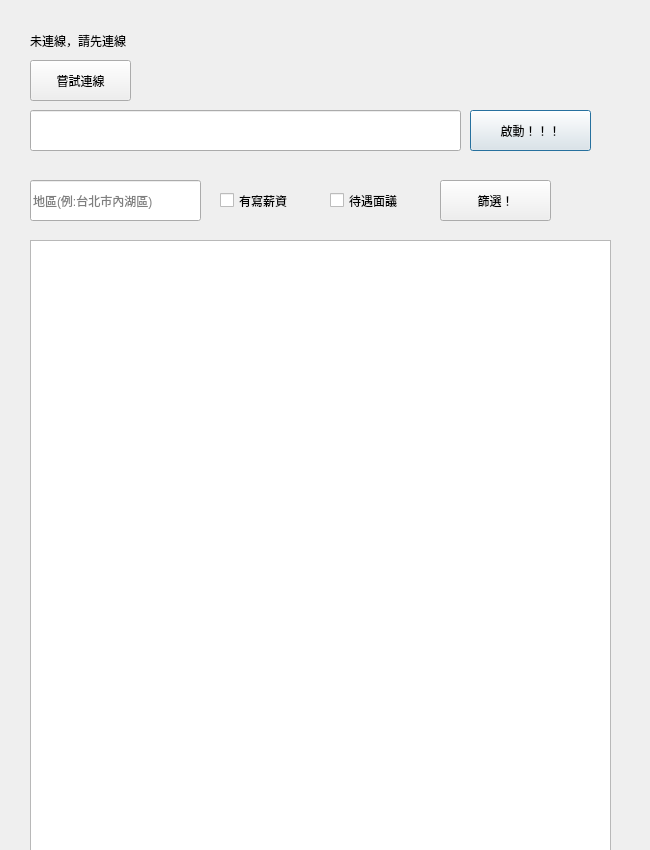
<?xml version="1.0" encoding="UTF-8"?>
<ui version="4.0">
 <class>dialog</class>
 <widget class="QDialog" name="dialog">
  <property name="geometry">
   <rect>
    <x>0</x>
    <y>0</y>
    <width>650</width>
    <height>850</height>
   </rect>
  </property>
  <property name="sizePolicy">
   <sizepolicy hsizetype="Minimum" vsizetype="Maximum">
    <horstretch>0</horstretch>
    <verstretch>0</verstretch>
   </sizepolicy>
  </property>
  <property name="minimumSize">
   <size>
    <width>650</width>
    <height>850</height>
   </size>
  </property>
  <property name="maximumSize">
   <size>
    <width>650</width>
    <height>850</height>
   </size>
  </property>
  <property name="windowTitle">
   <string>Dialog</string>
  </property>
  <widget class="QLabel" name="output">
   <property name="geometry">
    <rect>
     <x>30</x>
     <y>20</y>
     <width>551</width>
     <height>41</height>
    </rect>
   </property>
   <property name="styleSheet">
    <string notr="true">font: 12pt &quot;新細明體&quot;;</string>
   </property>
   <property name="text">
    <string>未連線，請先連線</string>
   </property>
  </widget>
  <widget class="QLineEdit" name="lineEdit">
   <property name="geometry">
    <rect>
     <x>30</x>
     <y>110</y>
     <width>431</width>
     <height>41</height>
    </rect>
   </property>
   <property name="styleSheet">
    <string notr="true">font: 18pt &quot;新細明體&quot;;</string>
   </property>
   <property name="maxLength">
    <number>100</number>
   </property>
  </widget>
  <widget class="QPushButton" name="activate">
   <property name="geometry">
    <rect>
     <x>470</x>
     <y>110</y>
     <width>121</width>
     <height>41</height>
    </rect>
   </property>
   <property name="styleSheet">
    <string notr="true">font: 12pt &quot;新細明體&quot;;</string>
   </property>
   <property name="text">
    <string>啟動！！！</string>
   </property>
  </widget>
  <widget class="QPushButton" name="pushButton_2">
   <property name="geometry">
    <rect>
     <x>30</x>
     <y>60</y>
     <width>101</width>
     <height>41</height>
    </rect>
   </property>
   <property name="styleSheet">
    <string notr="true">font: 12pt &quot;新細明體&quot;;</string>
   </property>
   <property name="text">
    <string>嘗試連線</string>
   </property>
  </widget>
  <widget class="QLineEdit" name="lineEdit_2">
   <property name="geometry">
    <rect>
     <x>30</x>
     <y>180</y>
     <width>171</width>
     <height>41</height>
    </rect>
   </property>
   <property name="styleSheet">
    <string notr="true">font: 12pt &quot;新細明體&quot;;</string>
   </property>
   <property name="text">
    <string/>
   </property>
   <property name="placeholderText">
    <string>地區(例:台北市內湖區)</string>
   </property>
  </widget>
  <widget class="QCheckBox" name="salaryyes">
   <property name="geometry">
    <rect>
     <x>220</x>
     <y>180</y>
     <width>101</width>
     <height>41</height>
    </rect>
   </property>
   <property name="styleSheet">
    <string notr="true">font: 12pt &quot;新細明體&quot;;</string>
   </property>
   <property name="text">
    <string>有寫薪資</string>
   </property>
  </widget>
  <widget class="QCheckBox" name="salaryno">
   <property name="geometry">
    <rect>
     <x>330</x>
     <y>180</y>
     <width>101</width>
     <height>41</height>
    </rect>
   </property>
   <property name="styleSheet">
    <string notr="true">font: 12pt &quot;新細明體&quot;;</string>
   </property>
   <property name="text">
    <string>待遇面議</string>
   </property>
  </widget>
  <widget class="QPushButton" name="filter">
   <property name="geometry">
    <rect>
     <x>440</x>
     <y>180</y>
     <width>111</width>
     <height>41</height>
    </rect>
   </property>
   <property name="styleSheet">
    <string notr="true">font: 12pt &quot;新細明體&quot;;</string>
   </property>
   <property name="text">
    <string>篩選！</string>
   </property>
  </widget>
  <widget class="QTextBrowser" name="jobresult">
   <property name="geometry">
    <rect>
     <x>30</x>
     <y>240</y>
     <width>581</width>
     <height>611</height>
    </rect>
   </property>
  </widget>
 </widget>
 <resources/>
 <connections/>
</ui>
